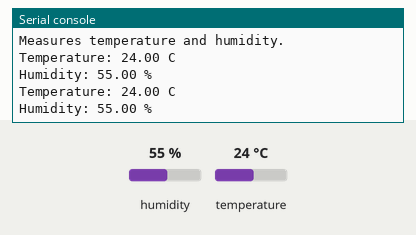
The program below on a simulated Raspberry Pi Pico running MicroPython. Parts: the last lines printed to the serial console. Wiring (from the project's diagram.json): DHT22 sensor on GP22. Inputs (shaded band) come from the test bench; at power-on: humidity 55 %, temperature 24 °C.

Above: at 1.2 s.
1.3 s: humidity set to 22 %
At 2.5 s:
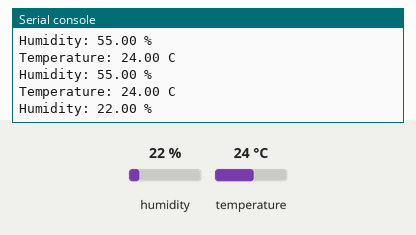
2.8 s: temperature set to 12 °C
At 3.9 s:
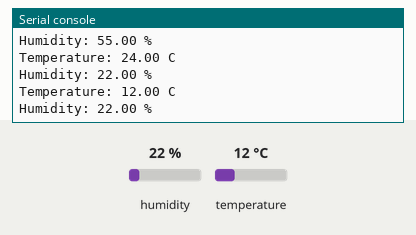
4.3 s: humidity set to 40 %
At 6.0 s:
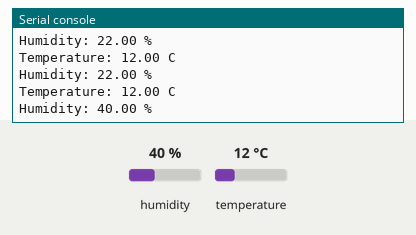
Timing chart, 0 to 7.5 s (numbered marks = the images above; inputs shaded):
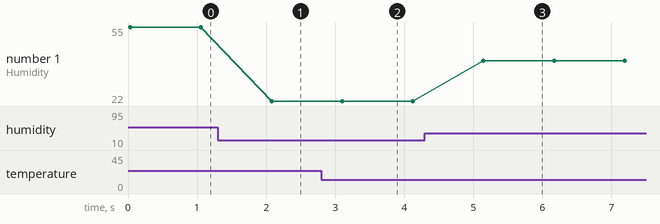

The program:

main.py
```python
from machine import Pin
import utime
from dht import DHT22

utime.sleep(0.01) # Wait for USB to connect
print("Measures temperature and humidity.")

sensor = DHT22(Pin(22))

while True:
    sensor.measure()
    temp = sensor.temperature()
    humidity = sensor.humidity()
    print('Temperature: %2.2f C' %temp)
    print('Humidity: %2.2f %%' %humidity)
    utime.sleep(1)
```

Measured:
- after the input at 1.3 s, the serial console: prints a new line after 0.78 s (image 1)
- after the input at 2.8 s, the serial console: prints a new line after 0.30 s (image 2)
- after the input at 4.3 s, the serial console: prints a new line after 0.85 s (image 3)
- plotted number 1: 55 → 22 after the input at 1.3 s, 22 → 40 after the input at 4.3 s
